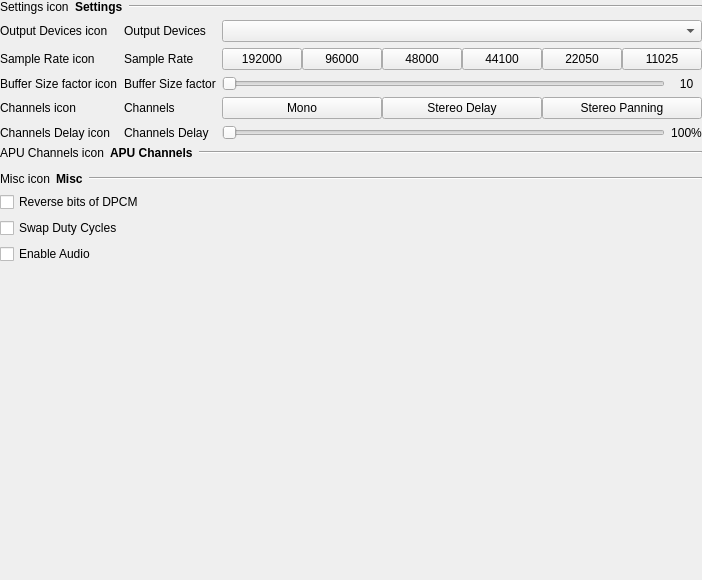
<?xml version="1.0" encoding="UTF-8"?>
<ui version="4.0">
 <class>wdgSettingsAudio</class>
 <widget class="QWidget" name="wdgSettingsAudio">
  <property name="geometry">
   <rect>
    <x>0</x>
    <y>0</y>
    <width>573</width>
    <height>580</height>
   </rect>
  </property>
  <property name="focusPolicy">
   <enum>Qt::StrongFocus</enum>
  </property>
  <property name="windowTitle">
   <string notr="true">wdgSettingsAudio</string>
  </property>
  <layout class="QVBoxLayout" name="verticalLayout_wdgSettingsAudio">
   <property name="leftMargin">
    <number>0</number>
   </property>
   <property name="topMargin">
    <number>0</number>
   </property>
   <property name="rightMargin">
    <number>0</number>
   </property>
   <property name="bottomMargin">
    <number>0</number>
   </property>
   <item>
    <layout class="QGridLayout" name="gridLayout_Audio">
     <item row="10" column="0" colspan="4">
      <widget class="QCheckBox" name="checkBox_Swap_Duty_Cycles">
       <property name="text">
        <string>Swap Duty Cycles</string>
       </property>
      </widget>
     </item>
     <item row="3" column="2">
      <widget class="QSlider" name="horizontalSlider_Buffer_Size_factor">
       <property name="maximum">
        <number>9</number>
       </property>
       <property name="pageStep">
        <number>0</number>
       </property>
       <property name="orientation">
        <enum>Qt::Horizontal</enum>
       </property>
       <property name="tickInterval">
        <number>1</number>
       </property>
      </widget>
     </item>
     <item row="2" column="1">
      <widget class="QLabel" name="label_Sample_Rate">
       <property name="text">
        <string>Sample Rate</string>
       </property>
      </widget>
     </item>
     <item row="9" column="0" colspan="4">
      <widget class="QCheckBox" name="checkBox_Reverse_bits_DPCM">
       <property name="text">
        <string>Reverse bits of DPCM</string>
       </property>
      </widget>
     </item>
     <item row="4" column="0">
      <widget class="QLabel" name="icon_Channels">
       <property name="text">
        <string notr="true">Channels icon</string>
       </property>
      </widget>
     </item>
     <item row="1" column="2" colspan="2">
      <widget class="QComboBox" name="comboBox_Output_Devices">
       <property name="sizePolicy">
        <sizepolicy hsizetype="Expanding" vsizetype="Fixed">
         <horstretch>0</horstretch>
         <verstretch>0</verstretch>
        </sizepolicy>
       </property>
      </widget>
     </item>
     <item row="7" column="0" colspan="4">
      <widget class="wdgAPUChannels" name="widget_APU_Channels" native="true">
       <property name="focusPolicy">
        <enum>Qt::StrongFocus</enum>
       </property>
      </widget>
     </item>
     <item row="1" column="1">
      <widget class="QLabel" name="label_Output_Devices">
       <property name="text">
        <string>Output Devices</string>
       </property>
      </widget>
     </item>
     <item row="5" column="1">
      <widget class="QLabel" name="label_Channels_Delay">
       <property name="text">
        <string>Channels Delay</string>
       </property>
      </widget>
     </item>
     <item row="1" column="0">
      <widget class="QLabel" name="icon_Output_Devices">
       <property name="text">
        <string notr="true">Output Devices icon</string>
       </property>
      </widget>
     </item>
     <item row="12" column="0" colspan="4">
      <spacer name="verticalSpacer_Misc">
       <property name="orientation">
        <enum>Qt::Vertical</enum>
       </property>
       <property name="sizeHint" stdset="0">
        <size>
         <width>20</width>
         <height>20</height>
        </size>
       </property>
      </spacer>
     </item>
     <item row="2" column="2" colspan="2">
      <widget class="QWidget" name="widget_Samplarate" native="true">
       <property name="sizePolicy">
        <sizepolicy hsizetype="Expanding" vsizetype="Preferred">
         <horstretch>0</horstretch>
         <verstretch>0</verstretch>
        </sizepolicy>
       </property>
       <layout class="QHBoxLayout" name="horizontalLayout_Samplarate">
        <property name="spacing">
         <number>0</number>
        </property>
        <property name="leftMargin">
         <number>0</number>
        </property>
        <property name="topMargin">
         <number>0</number>
        </property>
        <property name="rightMargin">
         <number>0</number>
        </property>
        <property name="bottomMargin">
         <number>0</number>
        </property>
        <item>
         <widget class="QPushButton" name="pushButton_Samplarate_192000">
          <property name="text">
           <string>192000</string>
          </property>
          <property name="checkable">
           <bool>true</bool>
          </property>
         </widget>
        </item>
        <item>
         <widget class="QPushButton" name="pushButton_Samplarate_96000">
          <property name="text">
           <string>96000</string>
          </property>
          <property name="checkable">
           <bool>true</bool>
          </property>
         </widget>
        </item>
        <item>
         <widget class="QPushButton" name="pushButton_Samplarate_48000">
          <property name="text">
           <string>48000</string>
          </property>
          <property name="checkable">
           <bool>true</bool>
          </property>
         </widget>
        </item>
        <item>
         <widget class="QPushButton" name="pushButton_Samplarate_44100">
          <property name="text">
           <string>44100</string>
          </property>
          <property name="checkable">
           <bool>true</bool>
          </property>
         </widget>
        </item>
        <item>
         <widget class="QPushButton" name="pushButton_Samplarate_22050">
          <property name="text">
           <string>22050</string>
          </property>
          <property name="checkable">
           <bool>true</bool>
          </property>
         </widget>
        </item>
        <item>
         <widget class="QPushButton" name="pushButton_Samplarate_11025">
          <property name="text">
           <string>11025</string>
          </property>
          <property name="checkable">
           <bool>true</bool>
          </property>
         </widget>
        </item>
       </layout>
      </widget>
     </item>
     <item row="4" column="2" colspan="2">
      <widget class="QWidget" name="widget_Channels" native="true">
       <property name="sizePolicy">
        <sizepolicy hsizetype="Expanding" vsizetype="Preferred">
         <horstretch>0</horstretch>
         <verstretch>0</verstretch>
        </sizepolicy>
       </property>
       <layout class="QHBoxLayout" name="horizontalLayout_Channels">
        <property name="spacing">
         <number>0</number>
        </property>
        <property name="leftMargin">
         <number>0</number>
        </property>
        <property name="topMargin">
         <number>0</number>
        </property>
        <property name="rightMargin">
         <number>0</number>
        </property>
        <property name="bottomMargin">
         <number>0</number>
        </property>
        <item>
         <widget class="QPushButton" name="pushButton_Channels_Mono">
          <property name="text">
           <string>Mono</string>
          </property>
          <property name="checkable">
           <bool>true</bool>
          </property>
         </widget>
        </item>
        <item>
         <widget class="QPushButton" name="pushButton_Channels_Stereo_Delay">
          <property name="text">
           <string>Stereo Delay</string>
          </property>
          <property name="checkable">
           <bool>true</bool>
          </property>
         </widget>
        </item>
        <item>
         <widget class="QPushButton" name="pushButton_Channels_Stereo_Panning">
          <property name="text">
           <string>Stereo Panning</string>
          </property>
          <property name="checkable">
           <bool>true</bool>
          </property>
         </widget>
        </item>
       </layout>
      </widget>
     </item>
     <item row="3" column="3">
      <widget class="QLabel" name="label_Buffer_Size_factor_value">
       <property name="text">
        <string notr="true">10</string>
       </property>
       <property name="alignment">
        <set>Qt::AlignCenter</set>
       </property>
      </widget>
     </item>
     <item row="6" column="0" colspan="4">
      <layout class="QHBoxLayout" name="horizontalLayout_APU_Channels">
       <item>
        <widget class="QLabel" name="icon_APU_Channels">
         <property name="text">
          <string notr="true">APU Channels icon</string>
         </property>
        </widget>
       </item>
       <item>
        <widget class="QLabel" name="label_APU_Channels">
         <property name="font">
          <font>
           <weight>75</weight>
           <bold>true</bold>
          </font>
         </property>
         <property name="text">
          <string>APU Channels</string>
         </property>
        </widget>
       </item>
       <item>
        <widget class="Line" name="line_APU_Channels">
         <property name="sizePolicy">
          <sizepolicy hsizetype="Expanding" vsizetype="Fixed">
           <horstretch>0</horstretch>
           <verstretch>0</verstretch>
          </sizepolicy>
         </property>
         <property name="orientation">
          <enum>Qt::Horizontal</enum>
         </property>
        </widget>
       </item>
      </layout>
     </item>
     <item row="5" column="3">
      <widget class="QLabel" name="label_Channels_Delay_value">
       <property name="text">
        <string notr="true">100%</string>
       </property>
       <property name="alignment">
        <set>Qt::AlignCenter</set>
       </property>
      </widget>
     </item>
     <item row="11" column="0" colspan="4">
      <widget class="QCheckBox" name="checkBox_Enable_Audio">
       <property name="text">
        <string>Enable Audio</string>
       </property>
      </widget>
     </item>
     <item row="8" column="0" colspan="4">
      <layout class="QHBoxLayout" name="horizontalLayout_Audio_misc">
       <item>
        <widget class="QLabel" name="icon_Audio_misc">
         <property name="text">
          <string notr="true">Misc icon</string>
         </property>
        </widget>
       </item>
       <item>
        <widget class="QLabel" name="label_Audio_misc">
         <property name="font">
          <font>
           <weight>75</weight>
           <bold>true</bold>
          </font>
         </property>
         <property name="text">
          <string>Misc</string>
         </property>
        </widget>
       </item>
       <item>
        <widget class="Line" name="line_Audio_misc">
         <property name="sizePolicy">
          <sizepolicy hsizetype="Expanding" vsizetype="Fixed">
           <horstretch>0</horstretch>
           <verstretch>0</verstretch>
          </sizepolicy>
         </property>
         <property name="orientation">
          <enum>Qt::Horizontal</enum>
         </property>
        </widget>
       </item>
      </layout>
     </item>
     <item row="0" column="0" colspan="4">
      <layout class="QHBoxLayout" name="horizontalLayout_Audio_settings">
       <item>
        <widget class="QLabel" name="icon_Audio_settings">
         <property name="text">
          <string notr="true">Settings icon</string>
         </property>
        </widget>
       </item>
       <item>
        <widget class="QLabel" name="label_Audio_settings">
         <property name="font">
          <font>
           <weight>75</weight>
           <bold>true</bold>
          </font>
         </property>
         <property name="text">
          <string>Settings</string>
         </property>
        </widget>
       </item>
       <item>
        <widget class="Line" name="line_Audio_settings">
         <property name="sizePolicy">
          <sizepolicy hsizetype="Expanding" vsizetype="Fixed">
           <horstretch>0</horstretch>
           <verstretch>0</verstretch>
          </sizepolicy>
         </property>
         <property name="orientation">
          <enum>Qt::Horizontal</enum>
         </property>
        </widget>
       </item>
      </layout>
     </item>
     <item row="2" column="0">
      <widget class="QLabel" name="icon_Sample_Rate">
       <property name="text">
        <string notr="true">Sample Rate icon</string>
       </property>
      </widget>
     </item>
     <item row="3" column="1">
      <widget class="QLabel" name="label_Buffer_Size_factor">
       <property name="text">
        <string>Buffer Size factor</string>
       </property>
      </widget>
     </item>
     <item row="5" column="0">
      <widget class="QLabel" name="icon_Channels_Delay">
       <property name="text">
        <string notr="true">Channels Delay icon</string>
       </property>
      </widget>
     </item>
     <item row="4" column="1">
      <widget class="QLabel" name="label_Channels">
       <property name="text">
        <string>Channels</string>
       </property>
      </widget>
     </item>
     <item row="3" column="0">
      <widget class="QLabel" name="icon_Buffer_Size_factor">
       <property name="text">
        <string notr="true">Buffer Size factor icon</string>
       </property>
      </widget>
     </item>
     <item row="5" column="2">
      <widget class="QSlider" name="horizontalSlider_Channels_Delay">
       <property name="maximum">
        <number>19</number>
       </property>
       <property name="pageStep">
        <number>2</number>
       </property>
       <property name="orientation">
        <enum>Qt::Horizontal</enum>
       </property>
       <property name="tickInterval">
        <number>1</number>
       </property>
      </widget>
     </item>
    </layout>
   </item>
  </layout>
 </widget>
 <customwidgets>
  <customwidget>
   <class>wdgAPUChannels</class>
   <extends>QWidget</extends>
   <header>wdgAPUChannels.hpp</header>
   <container>1</container>
  </customwidget>
 </customwidgets>
 <tabstops>
  <tabstop>comboBox_Output_Devices</tabstop>
  <tabstop>pushButton_Samplarate_48000</tabstop>
  <tabstop>pushButton_Samplarate_44100</tabstop>
  <tabstop>pushButton_Samplarate_22050</tabstop>
  <tabstop>pushButton_Samplarate_11025</tabstop>
  <tabstop>horizontalSlider_Buffer_Size_factor</tabstop>
  <tabstop>pushButton_Channels_Mono</tabstop>
  <tabstop>pushButton_Channels_Stereo_Delay</tabstop>
  <tabstop>pushButton_Channels_Stereo_Panning</tabstop>
  <tabstop>horizontalSlider_Channels_Delay</tabstop>
  <tabstop>widget_APU_Channels</tabstop>
  <tabstop>checkBox_Reverse_bits_DPCM</tabstop>
  <tabstop>checkBox_Swap_Duty_Cycles</tabstop>
  <tabstop>checkBox_Enable_Audio</tabstop>
 </tabstops>
 <resources/>
 <connections/>
</ui>
